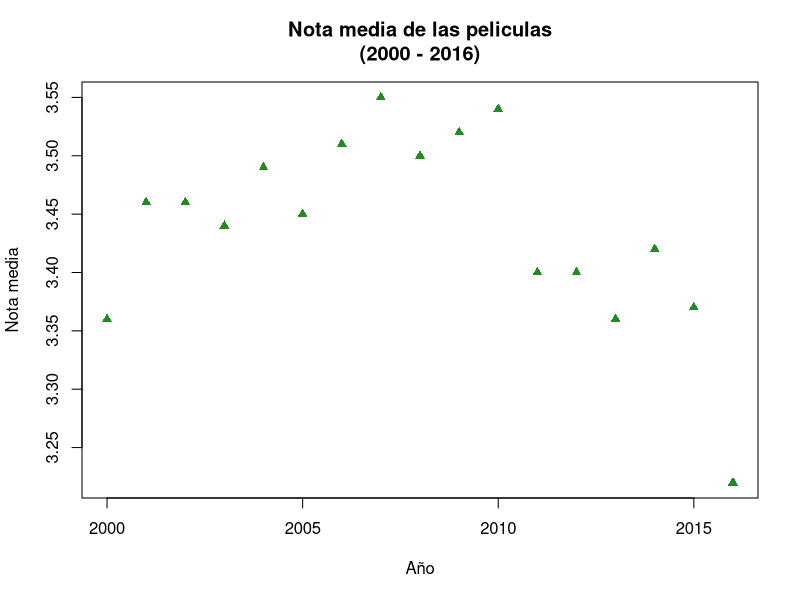
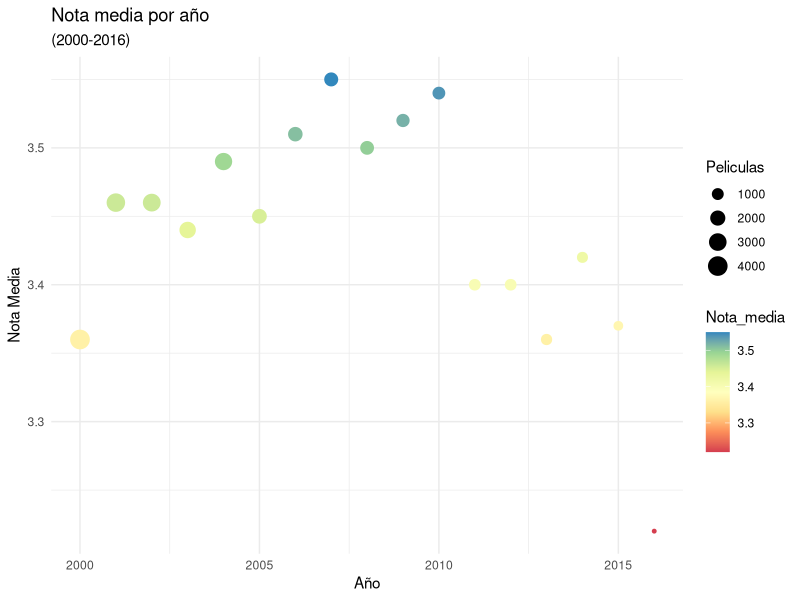

Write the R code that produced these figures, in order.
## ---- chunk 1
for(i in 1:5){
  print(paste0("Número ", i))
}
## ---- chunk 2
#Instalar si no están
if(!require(tidyverse)){install.packages("tidyverse")}
if(!require(dslabs)){install.packages("dslabs")}

#Cargar librerias
library(tidyverse)
library(dslabs)
library(knitr)

## ---- chunk 3
data(movielens)
head(movielens)
## ---- chunk 4
nrow(movielens)
ncol(movielens)
colnames(movielens)
## ---- chunk 5
sort(unique(movielens$year))
## ---- chunk 6
df_tabla <- movielens %>% filter(year>=2008) %>%
              group_by(year) %>% 
              summarise("Peliculas por año" = n(), "Nota media"=round(mean(rating),2))

df_tabla
## ---- chunk 7

kable(df_tabla, caption = "Peliculas por año y nota media\n(2008-2016)", align="ccc")

## ---- chunk 8
regresion <- lm(year~rating, data=movielens)
resultados <- coef(summary(regresion))
kable(resultados, caption="Regresión entre año y valoración", align = "cccc", digits = 2)
## ---- chunk 9
df_plot <- movielens %>% filter(year>=2000) %>%
              group_by(year) %>% 
              summarise("Peliculas" = n(),
                        "Nota_media"=round(mean(rating),2)) %>% as.data.frame()

plot(df_plot$year, df_plot$Nota_media,
     xlab = 'Año', ylab = 'Nota media',
     main='Nota media de las peliculas\n(2000 - 2016)',
     pch=17,
     col="forestgreen")
## ---- chunk 10
ggplot(df_plot, aes(year, Nota_media, size=Peliculas, colour=Nota_media))+
  geom_point()+
  scale_color_distiller(palette='Spectral', direction = 1)+
  ylab('Nota Media')+
  xlab('Año')+
  labs(title = 'Nota media por año', subtitle = '(2000-2016)')+
  theme_minimal()
